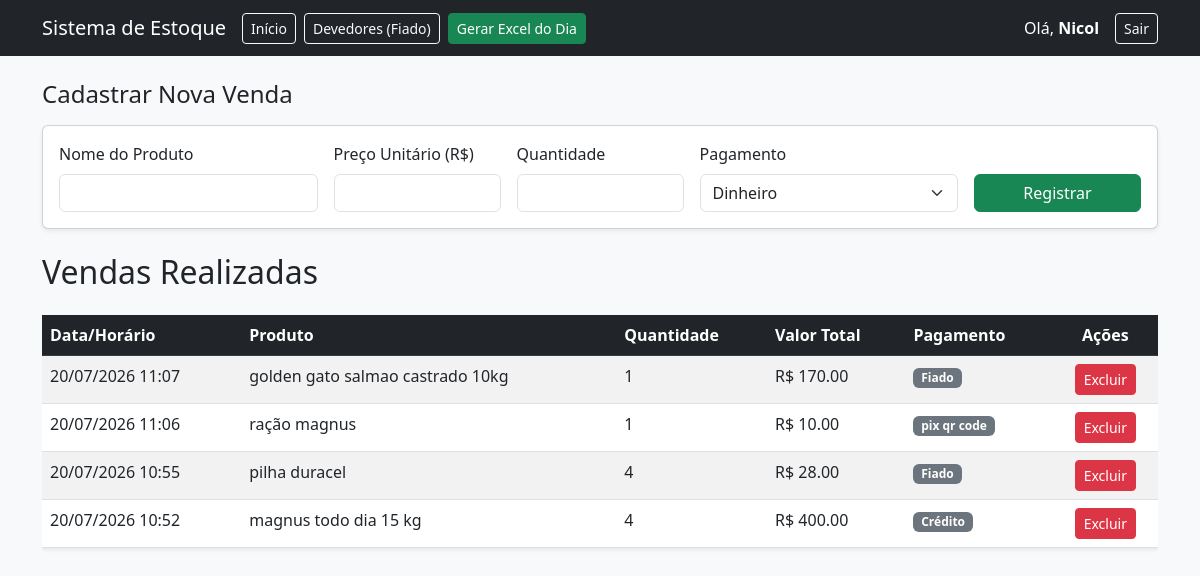
Page /registrarVendas (signed in) on the earlier database version.
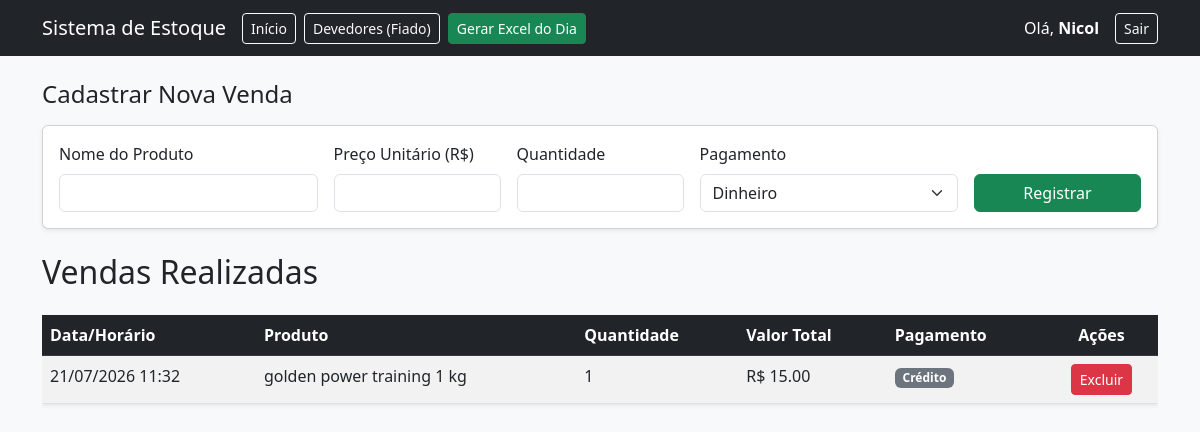
Same page on the later database version.
### app.py (models this page shows)
class Usuario(UserMixin, db.Model):
    id = db.Column(db.Integer, primary_key=True)
    username = db.Column(db.String(50), unique=True, nullable=False)
    senha = db.Column(db.String(50), nullable=False)
    produtos = db.relationship('Produto', backref='dono', lazy='select')
    vendas = db.relationship('Venda', backref='dono', lazy='select')
    fiados = db.relationship('Fiado', backref='dono', lazy='select')

class Venda(db.Model):
    id = db.Column(db.Integer, primary_key=True)
    produto_nome = db.Column(db.String(100), nullable=False)
    quantidade = db.Column(db.Integer, nullable=False)
    valor_total = db.Column(db.Float, nullable=False)
    pagamento = db.Column(db.String(50), nullable=False)
    data_venda = db.Column(db.DateTime, default=datetime.now)
    usuario_id = db.Column(db.Integer, db.ForeignKey('usuario.id'), nullable=False)

### app.py (the view, shortened to what this page needs)
@app.route('/registrarVendas', methods=['GET', 'POST'])
@login_required
def registrarVendas():
    vendas = Venda.query.filter_by(usuario_id=current_user.id).order_by(Venda.data_venda.desc()).all()
    return render_template('registrarVendas.html', vendas=vendas)

### app.py (called while the page is built)
@login_manager.user_loader
def load_user(user_id):
    return db.session.get(Usuario, int(user_id))

### templates/registrarVendas.html (shortened to what this page needs)
<!DOCTYPE html>
<html lang="pt-br">
<head>
    <link href="https://cdn.jsdelivr.net/npm/bootstrap@5.3.0/dist/css/bootstrap.min.css" rel="stylesheet">
</head>
<body class="bg-light">
    <nav class="navbar navbar-expand-lg navbar-dark bg-dark mb-4">
        <div class="container">
            <a class="navbar-brand" href="/">Sistema de Estoque</a>
            <div class="collapse navbar-collapse" id="navbarNav">
                <ul class="navbar-nav me-auto">
                    <li class="nav-item">
                        <a class="btn btn-outline-light btn-sm me-2" href="/">Início</a>
                    </li>
                    <li class="nav-item">
                        <a class="btn btn-outline-light btn-sm me-2" href="/fiados">Devedores (Fiado)</a>
                    </li>
                    <li class="nav-item">
                        <a class="btn btn-success btn-sm" href="/exportar_excel">Gerar Excel do Dia</a>
                    </li>
                </ul>
            </div>
            <div class="d-flex align-items-center">
                <span class="navbar-text me-3 text-white">
                    Olá, <strong>{{ current_user.username }}</strong>
                </span>
                <a href="/logout" class="btn btn-outline-light btn-sm">Sair</a>
            </div>
        </div>
    </nav>
    <div class="container">
        <h2 class="h4 mb-3">Cadastrar Nova Venda</h2>
        <div class="card card-body mb-4 shadow-sm">
            <form method="POST" class="row g-3" action="/registrarVendas">
                <div class="col-md-3">
                    <label for="nome" class="form-label">Nome do Produto</label>
                    <input type="text" name="nome" id="nome" class="form-control" required>
                </div>
                <div class="col-md-2">
                    <label for="preco" class="form-label">Preço Unitário (R$)</label>
                    <input type="number" step="0.01" name="preco" id="preco" class="form-control" required>
                </div>
                <div class="col-md-2">
                    <label for="quantidade" class="form-label">Quantidade</label>
                    <input type="number" step="1" name="quantidade" id="quantidade" class="form-control" required>
                </div>
                <div class="col-md-3">
                    <label for="pagamento" class="form-label">Pagamento</label>
                    <select name="pagamento" id="pagamento" class="form-select" required onchange="verificarFiado()">
                        <option value="Dinheiro">Dinheiro</option>
                    </select>
                </div>
                <div class="col-md-2 d-flex align-items-end">
                    <button type="submit" class="btn btn-success w-100">Registrar</button>
                </div>
            </form>
        </div>
        <h2>Vendas Realizadas</h2>
        <div class="table-responsive">
            <table class="table table-striped table-hover mt-3 bg-white shadow-sm">
                <thead class="table-dark">
                    <tr>
                        <th>Data/Horário</th>
                        <th>Produto</th>
                        <th>Quantidade</th>
                        <th>Valor Total</th>
                        <th>Pagamento</th>
                        <th class="text-center">Ações</th>
                    </tr>
                </thead>
                <tbody>
                    {% for venda in vendas %}
                    <tr>
                        <td>{{ venda.data_venda.strftime('%d/%m/%Y %H:%M') }}</td>
                        <td>{{ venda.produto_nome }}</td>
                        <td>{{ venda.quantidade }}</td>
                        <td>R$ {{ "%.2f"|format(venda.valor_total) }}</td>
                        <td><span class="badge bg-secondary">{{ venda.pagamento }}</span></td>
                        <td class="text-center">
                            <a href="/deletar_venda/{{venda.id}}" class="btn btn-danger btn-sm"
                                onclick="return confirm('Tem certeza que deseja excluir esta venda?')">Excluir</a>
                        </td>
                    </tr>
                    {% endfor %}
                </tbody>
            </table>
        </div>
    </div>
</body>
</html>

Differences in the rows shown:
removed Venda: data_venda "20/07/2026 11:07", produto_nome "golden gato salmao castrado 10kg", quantidade "1", valor_total "170.00", pagamento "Fiado"
removed Venda: data_venda "20/07/2026 11:06", produto_nome "ração magnus", quantidade "1", valor_total "10.00", pagamento "pix qr code"
removed Venda: data_venda "20/07/2026 10:55", produto_nome "pilha duracel", quantidade "4", valor_total "28.00", pagamento "Fiado"
changed Venda "Crédito": data_venda "20/07/2026 10:52" → "21/07/2026 11:32"; produto_nome "magnus todo dia 15 kg" → "golden power training 1 kg"; quantidade "4" → "1"; valor_total "400.00" → "15.00"
